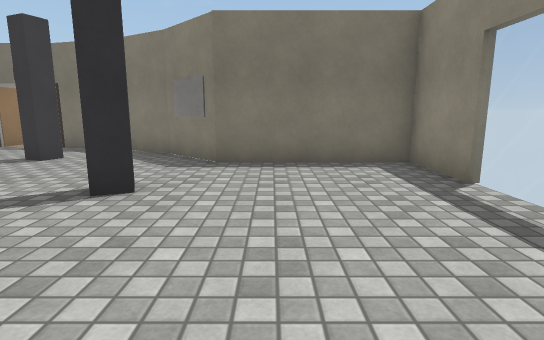
[1] (above)

16 first-person views from a walk through a 3-D level made in the Unity game engine. The camera is 1.2 m above the floor, tilts 10° down and sees 80° across. The floor is counted in squares, 1 m on a side. Each view is taken from the middle of a square. On the plan, view 1 faces up. The plan holds only what a view shows up to about 14 squares ahead; the rest is blank. The place goes on beyond the plan. The player is left out. Surface patterns are stand-ins for the level's own textures.

[2]
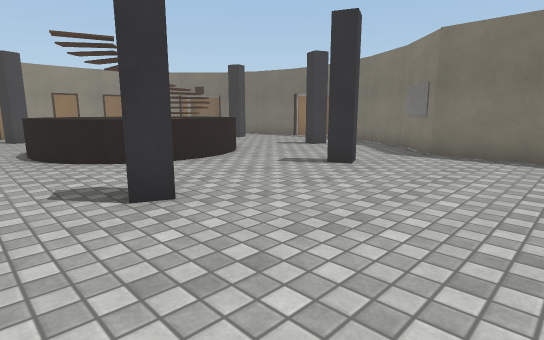

[3]
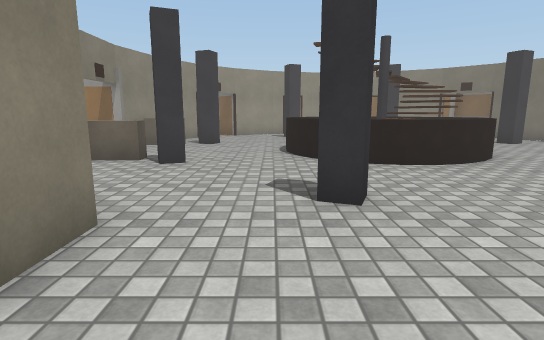

[4]
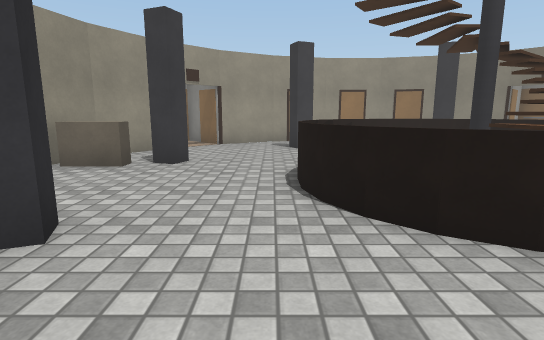

[5]
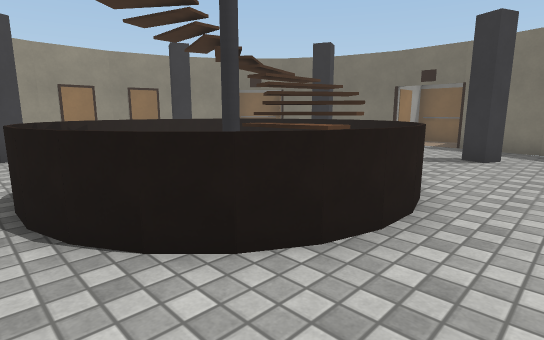

[6]
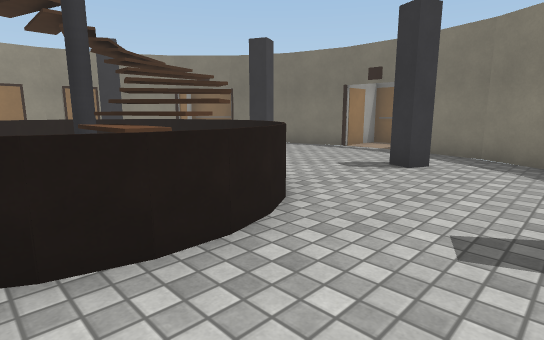

[7]
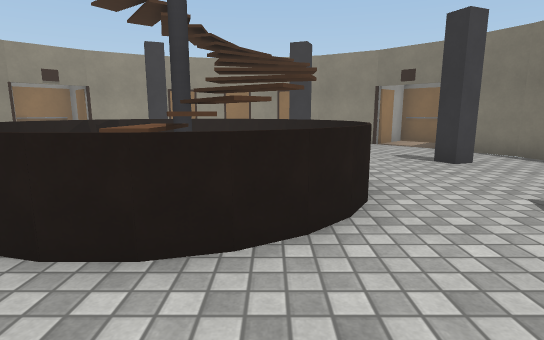

[8]
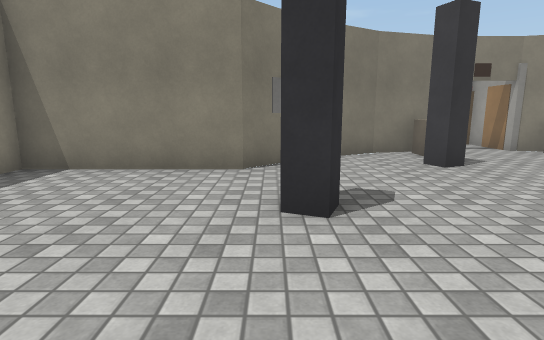

[9]
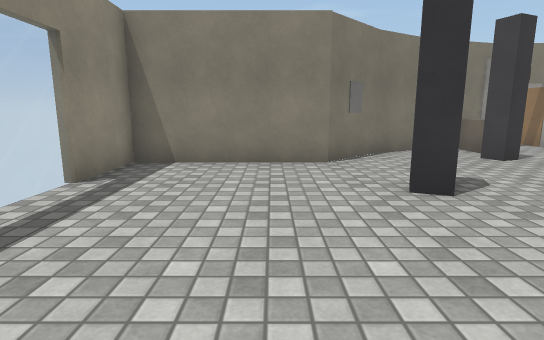

[10]
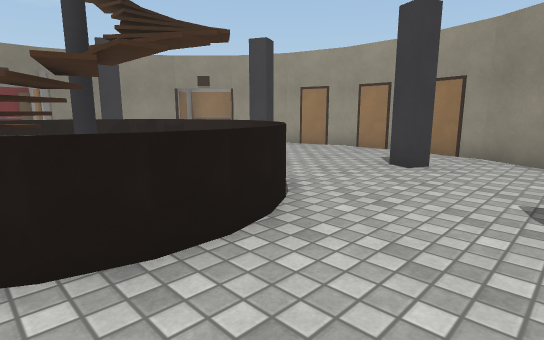

[11]
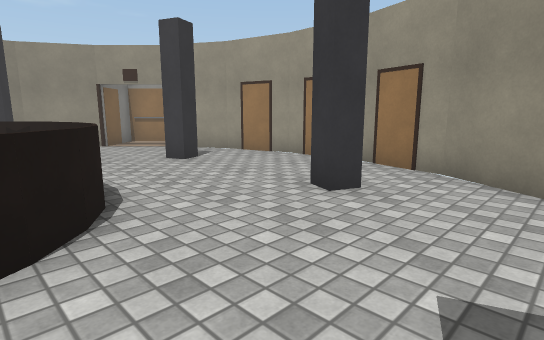

[12]
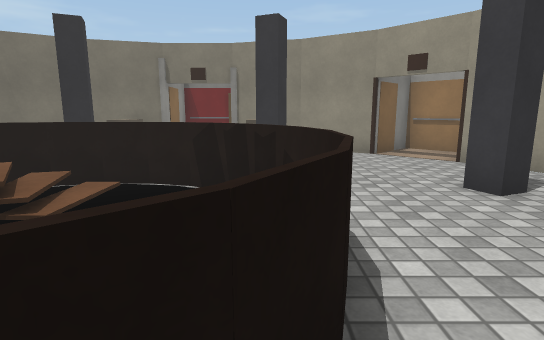

[13]
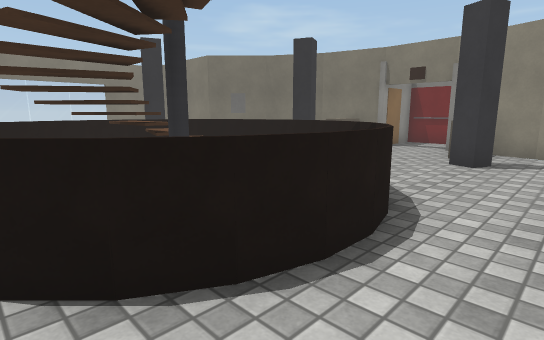

[14]
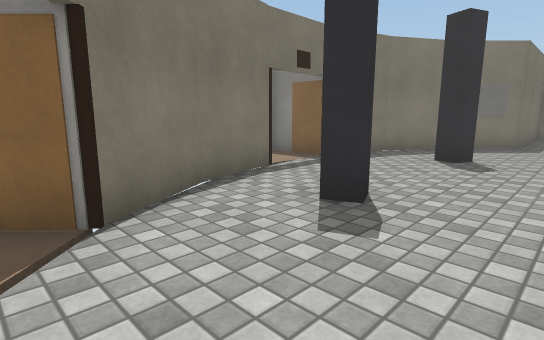

[15]
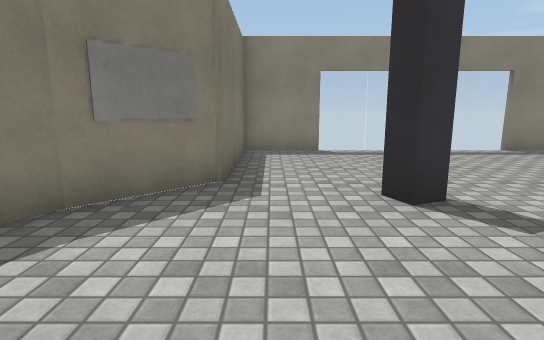

[16]
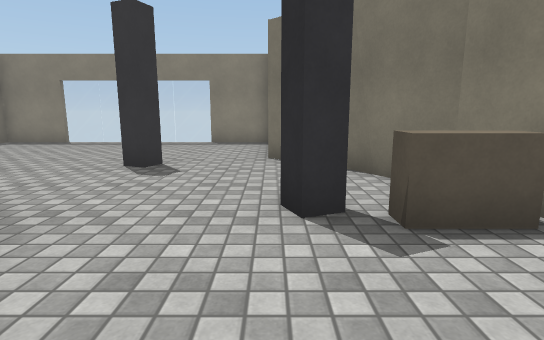

### Floor plan
Key: @ floor where view 1 was taken; # wall or solid block; . floor; = window, fence, low wall or low ledge; O other object.
Columns run from 17 left of view 1 to 4 right of it. Each row starts with its distance up from view 1.
 14        OOOO
 13        O  O
 12        O==O
 11  OO ####..####
 10 O  ##........###
  9 O .............##
  8  #..............######
  7 ##...................#
  6 #....................#
  5 #......==#=..........=
  4 #.....=  OO=.........=
  3 #.....= OOOO.........=
  2 #.....=  OOO.........
  1 #.....= .OO=.........=
  0 #......====......@...=
 -1 #....................#
 -2 ##...................#
 -3  #..............######
 -4 O ....#....#...##
 -5 O  ##.OO..OO.###
 -6  OO ####..####
 -7        #..#
 -8        #..#
 -9        ##O#

Where each view was taken, in squares from view 1:
view 1: 0 up, 0 right, facing up
view 2: 2 down, 2 right, facing up-left
view 3: 1 down, 2 right, facing left
view 4: 1 down, 3 left, facing left
view 5: 1 down, 4 left, facing up-left
view 6: 1 up, 3 left, facing up-left
view 7: 4 up, 3 left, facing left
view 8: 4 up, 2 left, facing down
view 9: 5 up, 0 right, facing down
view 10: 8 up, 7 left, facing down-left
view 11: 8 up, 10 left, facing down-left
view 12: 5 up, 11 left, facing down
view 13: 5 up, 13 left, facing down-right
view 14: 6 up, 15 left, facing up-right
view 15: 7 up, 7 left, facing right
view 16: 3 down, 10 left, facing right
